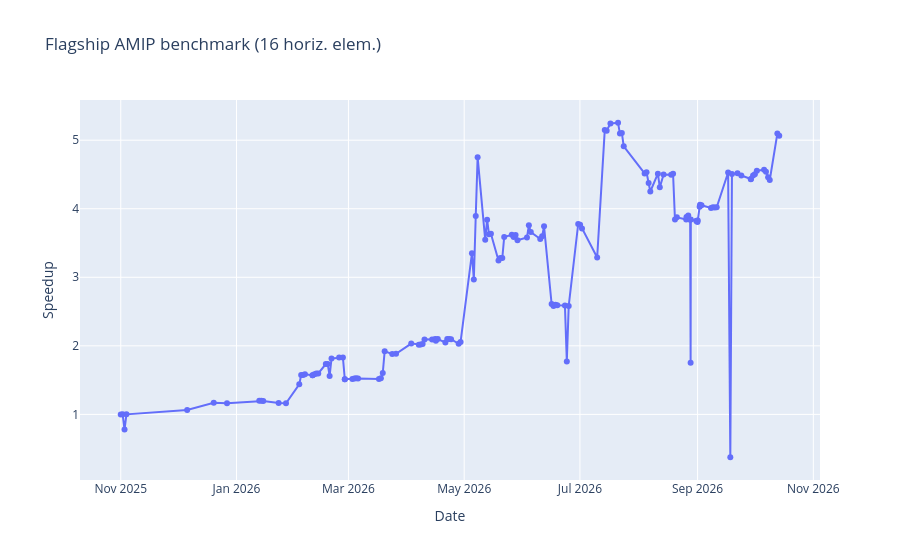

The notebook cell saved with this chart:
### Markdown cell above
## Speeding up AMIP

### Code cell
import glob
import os
from datetime import datetime, timezone
from pathlib import Path
import json
import math
import re
import subprocess

import polars as pl
from plotly.graph_objects import Figure

ROOT = Path.cwd()
if not (ROOT / "runs").exists() and (ROOT / "clima-perf" / "runs").exists():
    ROOT = ROOT / "clima-perf"

logs = glob.glob(str(ROOT / "runs/amip/*/output.log"))

REPOS = {
    "ClimaAtmos": ROOT / "repos/ClimaAtmos.jl",
    "ClimaCore": ROOT / "repos/ClimaCore.jl",
    "ClimaCoupler": ROOT / "repos/ClimaCoupler.jl",
    "CloudMicrophysics": ROOT / "repos/CloudMicrophysics.jl",
    "ClimaTimesteppers": ROOT / "repos/ClimaTimesteppers.jl",
    "RRTMGP": ROOT / "repos/RRTMGP.jl",
    "Thermodynamics": ROOT / "repos/Thermodynamics.jl",
}

GITHUB_REPOS = {
    "ClimaAtmos": "CliMA/ClimaAtmos.jl",
    "ClimaCore": "CliMA/ClimaCore.jl",
    "ClimaCoupler": "CliMA/ClimaCoupler.jl",
    "CloudMicrophysics": "CliMA/CloudMicrophysics.jl",
    "ClimaTimesteppers": "CliMA/ClimaTimeSteppers.jl",
    "RRTMGP": "CliMA/RRTMGP.jl",
    "Thermodynamics": "CliMA/Thermodynamics.jl",
}

# Packages the coupler pipeline only started installing from main
# partway through the tracked period. Before these dates their commits
# could not affect the benchmark, so we resolve no rev (and therefore
# show no diff link) for earlier runs.
REPO_TRACKING_START = {
    "CloudMicrophysics": datetime(2026, 8, 12, tzinfo=timezone.utc),
}


def fetch_repo_history(repo_path: Path) -> None:
    try:
        is_shallow = (
            subprocess.check_output(
                [
                    "git",
                    "-C",
                    str(repo_path),
                    "rev-parse",
                    "--is-shallow-repository",
                ],
                text=True,
            ).strip()
            == "true"
        )
        if is_shallow:
            subprocess.run(
                [
                    "git",
                    "-C",
                    str(repo_path),
                    "fetch",
                    "--unshallow",
                    "origin",
                ],
                check=True,
                stdout=subprocess.DEVNULL,
                stderr=subprocess.DEVNULL,
            )
        subprocess.run(
            ["git", "-C", str(repo_path), "fetch", "origin", "--prune"],
            check=True,
            stdout=subprocess.DEVNULL,
            stderr=subprocess.DEVNULL,
        )
    except subprocess.CalledProcessError:
        # Continue with local history if fetch is unavailable/fails
        pass


for repo_path in REPOS.values():
    fetch_repo_history(repo_path)


def parse_iso_datetime(s: str) -> datetime:
    # Handle both YYYY-MM-DDTHH:MM:SS and ...Z forms consistently in UTC
    dt = datetime.fromisoformat(s.replace("Z", "+00:00"))
    if dt.tzinfo is None:
        return dt.replace(tzinfo=timezone.utc)
    return dt.astimezone(timezone.utc)


def parse_sypd(lines: list[str]) -> float | None:
    """Return the simulated years per day (SYPD) achieved by an AMIP run.

    Every ClimaCoupler AMIP run prints a final ``[ Info: SYPD: <value>`` line
    once the fixed-length (40-step) benchmark finishes. That final figure is the
    achieved throughput we track, so we read the *last* such line in the log.

    Buildkite logs wrap output in ANSI color codes and terminal escape
    sequences -- sometimes splitting a token, e.g. ``Info: <esc>SYPD:`` -- so
    strip those before matching. This also makes the parser robust to the
    progress-format change on 2026-07-22: older logs reported
    ``estimated_sypd = "..."`` under an ``n_steps_completed = 40`` block, while
    newer logs print ``step = 40 (100.0%)`` with a per-step ``sypd`` estimate.
    Both formats still emit the same final ``SYPD:`` line, so keying off it
    keeps the metric consistent across the change.
    """
    ansi = re.compile(r"\x1b\[[0-9;]*m|\x1b[_\]][^\x07]*\x07")
    sypd = None
    for line in lines:
        match = re.search(r"\bSYPD:\s*([0-9][0-9.eE+-]*)", ansi.sub("", line))
        if match:
            try:
                value = float(match.group(1))
            except ValueError:
                continue
            if math.isfinite(value):
                sypd = value  # keep the last finite SYPD print in the log
    return sypd


rev_cache: dict[tuple[str, str], str | None] = {}


def git_rev_at_time(repo_path: Path, dt: datetime) -> str | None:
    key = (str(repo_path), dt.isoformat())
    if key in rev_cache:
        return rev_cache[key]
    rev = ""
    for ref in ["origin/main", "main"]:
        try:
            rev = subprocess.check_output(
                [
                    "git",
                    "-C",
                    str(repo_path),
                    "rev-list",
                    "-1",
                    f"--before={dt.isoformat()}",
                    ref,
                ],
                text=True,
            ).strip()
            if rev:
                break
        except subprocess.CalledProcessError:
            rev = ""
    rev_cache[key] = rev or None
    return rev_cache[key]


def repo_revs_for_time(
    dt: datetime, climacoupler_override: str | None = None
) -> dict[str, str | None]:
    revs: dict[str, str | None] = {}
    for repo_name, repo_path in REPOS.items():
        start = REPO_TRACKING_START.get(repo_name)
        if start is not None and dt < start:
            revs[repo_name] = None
            continue
        revs[repo_name] = git_rev_at_time(repo_path, dt)
    if climacoupler_override:
        revs["ClimaCoupler"] = climacoupler_override
    return revs


rows = []

for log in logs:
    run_date = parse_iso_datetime(Path(log).parent.name)
    with open(log, "r") as f:
        lines = f.readlines()
    row = {
        "date": run_date,
        "run_from": "calkit",
        "sypd": parse_sypd(lines),
        "buildkite_commit": None,
    }
    row.update(
        {f"{k}_rev": v for k, v in repo_revs_for_time(run_date).items()}
    )
    rows.append(row)

# Now read any fetched Buildkite logs
bk_jobs = glob.glob(str(ROOT / "buildkite/*.json"))
for job_fpath in bk_jobs:
    with open(job_fpath) as f:
        job = json.load(f)
    run_date = parse_iso_datetime(job["created_at"])
    sypd = parse_sypd(job["raw_log_txt"].split("\n"))
    commit = job.get("commit")
    if not isinstance(commit, str) or not commit:
        commit = None
    row = {
        "date": run_date,
        "run_from": "buildkite",
        "sypd": sypd,
        "buildkite_commit": commit,
    }
    row.update(
        {
            f"{k}_rev": v
            for k, v in repo_revs_for_time(
                run_date,
                climacoupler_override=commit,
            ).items()
        }
    )
    rows.append(row)

if rows:
    df = pl.DataFrame(rows).sort("date")
else:
    # Keep a stable schema if no input rows are found
    df = pl.DataFrame(
        schema={
            "date": pl.Datetime(time_zone="UTC"),
            "run_from": pl.Utf8,
            "sypd": pl.Float64,
            "buildkite_commit": pl.Utf8,
        }
    )

# Add normalized SYPD column; normalize by the first non-null SYPD value
non_null_sypd = (
    df["sypd"].drop_nulls()
    if "sypd" in df.columns
    else pl.Series([], dtype=pl.Float64)
)
first_sypd = non_null_sypd[0] if len(non_null_sypd) > 0 else None
df = df.with_columns(
    pl.when(first_sypd is not None)
    .then(pl.col("sypd") / pl.lit(first_sypd))
    .otherwise(None)
    .alias("speedup")
)

# Ensure revision columns exist even in empty-data scenarios
for repo_name in GITHUB_REPOS:
    rev_col = f"{repo_name}_rev"
    if rev_col not in df.columns:
        df = df.with_columns(pl.lit(None).cast(pl.Utf8).alias(rev_col))

# Compute diff URLs relative to PREVIOUS PLOTTED POINT (non-null speedup),
# then join those URLs back to the full dataframe by stable row id
pdf = df.to_pandas().sort_values("date").reset_index(drop=True)
pdf["__row_id"] = range(len(pdf))
plot_pdf = pdf[pdf["speedup"].notna()].copy()

for repo_name, gh_repo in GITHUB_REPOS.items():
    rev_col = f"{repo_name}_rev"
    diff_col = f"{repo_name}_diff_url"
    prev_rev = plot_pdf[rev_col].shift(1)
    changed = (
        (plot_pdf[rev_col].notna())
        & (prev_rev.notna())
        & (plot_pdf[rev_col] != prev_rev)
    )
    plot_pdf[diff_col] = None
    plot_pdf.loc[changed, diff_col] = (
        "https://github.com/"
        + gh_repo
        + "/compare/"
        + prev_rev[changed]
        + "..."
        + plot_pdf.loc[changed, rev_col]
    )

diff_cols = [f"{repo}_diff_url" for repo in GITHUB_REPOS]
plot_pdf["repos_changed"] = plot_pdf.apply(
    lambda row: len(
        [
            repo
            for repo in GITHUB_REPOS
            if isinstance(row[f"{repo}_diff_url"], str)
            and row[f"{repo}_diff_url"]
        ]
    ),
    axis=1,
)

# Hover text shows only repo names (not links).
plot_pdf["hover_repo_changes"] = plot_pdf["repos_changed"].apply(
    lambda s: "No repo revision changes vs previous plotted point"
    if s == "None"
    else f"Repos changed: {s}"
)
plot_pdf["percent_change"] = (
    plot_pdf["speedup"].div(plot_pdf["speedup"].shift(1)).sub(1.0).mul(100.0)
)

pdf = pdf.merge(
    plot_pdf[["__row_id", *diff_cols, "repos_changed"]],
    on="__row_id",
    how="left",
)
pdf = pdf.drop(columns=["__row_id"])

df = pl.from_pandas(pdf)

print(df)

os.makedirs(ROOT / "results", exist_ok=True)
df.write_csv(ROOT / "results/amip.csv")

# Export markdown table
latest_plot_pdf = plot_pdf.sort_values("date", ascending=False).head(15).copy()
md_lines = [
    "| Date | Speedup | Change | Repo diffs |",
    "|---|---:|---:|---|",
]
for _, row in latest_plot_pdf.iterrows():
    links = []
    for repo_name in GITHUB_REPOS:
        url = row[f"{repo_name}_diff_url"]
        if isinstance(url, str) and url:
            links.append(f"[{repo_name}]({url})")
    repo_diff = ", ".join(links) if links else ""
    pct_change = row["percent_change"]
    if pct_change == pct_change:
        rounded_pct_change = round(pct_change, 1)
        pct_change_text = (
            "" if rounded_pct_change == 0 else f"{rounded_pct_change:+.1f}%"
        )
    else:
        pct_change_text = "None"
    md_lines.append(
        f"| {row['date'].strftime('%Y-%m-%d')} | "
        f"{row['speedup']:.6f} | {pct_change_text} | {repo_diff} |"
    )

with open(ROOT / "results/amip-repo-diff-links.md", "w") as f:
    f.write("\n".join(md_lines) + "\n")

fig: Figure = plot_pdf.plot(
    x="date",
    y="speedup",
    title="Flagship AMIP benchmark (16 horiz. elem.)",
    backend="plotly",
)  # type: ignore

# Use lines and markers; hover notes changed repos only
fig.update_traces(
    mode="lines+markers",
    customdata=plot_pdf[["hover_repo_changes", "sypd"]],
    hovertemplate=(
        "Date: %{x}<br>"
        "Speedup: %{y:.3f}<br>"
        "SYPD: %{customdata[1]}<br>"
        "%{customdata[0]}<extra></extra>"
    ),
)
fig.update_layout(yaxis_title="Speedup", xaxis_title="Date")

# Save as PNG and JSON
os.makedirs(ROOT / "figures", exist_ok=True)
fig.write_json(ROOT / "figures/amip-speedup.json")
fig

### Figure 1 — Plotly figure (JSON) as saved in the notebook; plotly's stock layout.template omitted (floating-point values rounded to 4 significant figures; data arrays with more than 128 entries replaced by an {"elided": "..."} marker saying what was removed)
{"data": [{"customdata": {"elided": "138x2 mixed values"}, "hovertemplate": "Date: %{x}<br>Speedup: %{y:.3f}<br>SYPD: %{customdata[1]}<br>%{customdata[0]}<extra></extra>", "legendgroup": "", "line": {"color": "#636efa", "dash": "solid"}, "marker": {"symbol": "circle"}, "mode": "lines+markers", "name": "", "orientation": "v", "showlegend": false, "type": "scatter", "x": {"elided": "138 str values"}, "xaxis": "x", "y": {"elided": "138 float values"}, "yaxis": "y"}], "layout": {"legend": {"tracegroupgap": 0}, "title": {"text": "Flagship AMIP benchmark (16 horiz. elem.)"}, "xaxis": {"anchor": "y", "domain": [0.0, 1.0], "title": {"text": "Date"}}, "yaxis": {"anchor": "x", "domain": [0.0, 1.0], "title": {"text": "Speedup"}}}}
